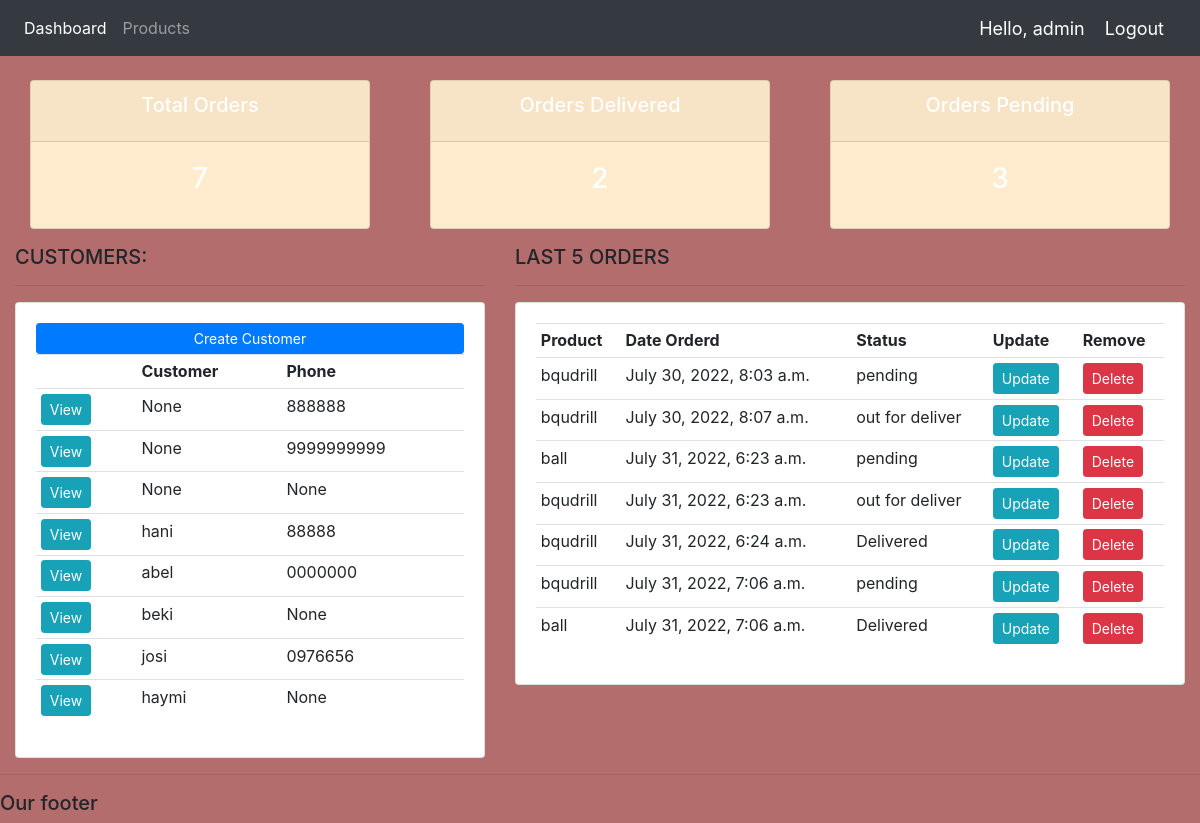
Screenshot of / (signed in) with the database file from the repository.
### accounts/models.py (models this page shows, shortened)
class Customer(models.Model):
    user = models.OneToOneField(User,null=True,blank=True, on_delete=models.CASCADE)
    name =  models.CharField(max_length=255 ,null =True)
    phone =  models.CharField(max_length=255,null =True)
    email =  models.CharField(max_length=255,null =True)
    image = models.ImageField(default='default.png',upload_to = 'profile.pics')
    date_created = models.DateTimeField(auto_now_add =True ,null =True)

class Order(models.Model):
    STATUS = (
        ('pending' , 'pending'),
        ('out for deliver' , 'out for deliver'),
        ('Delivered' , 'Delivered'),
    )
    customer = models.ForeignKey(Customer , null =True, on_delete = models.SET_NULL)
    product = models.ForeignKey(Product , null =True, on_delete = models.SET_NULL)
    date_created = models.DateTimeField(auto_now_add =True ,null =True)
    status = models.CharField(max_length=255,null =True ,choices = STATUS)
    note = models.CharField(max_length=255,null =True )

class Product(models.Model):
    CATEGORY = (
        ('indoor' ,'indoor'),
        ('outdoor' ,'outdoor'),
    )
    name = models.CharField(max_length=255 ,null =True)
    price =  models.FloatField(max_length=255,null =True)
    category =  models.CharField(max_length=255,null =True,choices = CATEGORY)
    description =  models.CharField(max_length=255,null =True, blank=True)
    date_created = models.DateTimeField(auto_now_add =True ,null =True)
    tags = models.ManyToManyField(Tag)
    def __str__ (self):
        return self.name

### accounts/decorators.py (the view)
        def wrapper_func(request, *args ,**kwargs):
            group = None
            if request.user.groups.exists():
                group = request.user.groups.all()[0].name
            if group =='customer':
                return redirect('user')
            if group =='admin':
                return view_func(request, *args ,**kwargs)

### accounts/views.py (called while the page is built)
@login_required(login_url="login")
@admin_only
def HomeView(request):
        orders = Order.objects.all()
        customers =Customer.objects.all()
        total_customer = customers.count()
        total_orders = orders.count()
        deliverd = orders.filter(status ="Delivered").count()
        pending = orders.filter(status = "pending").count()
        context = {'orders':orders,'customers':customers,'total_orders':total_orders,'deliverd':deliverd ,'pending':pending}
        return render(request , "dashboard.html",context)

### templates/dashboard.html
{%  extends 'main.html' %}
{% block content %}
{%  include 'status.html' %}
<br>
<div class="row">
	<div class="col-md-5">
		<h5>CUSTOMERS:</h5>
		<hr>
		<div class="card card-body">
			<a class="btn btn-primary  btn-sm btn-block" href="">Create Customer</a>
			<table class="table table-sm">
				<tr>
					<th></th>
					<th>Customer</th>
					<th>Phone</th>
				</tr>
				{% for customer in customers %}
					<tr>
                        <td><a class="btn btn-sm btn-info" href="{% url 'customer' customer.id %}">View</a></td>
						<td>{{customer.name}}</td>
						<td>{{customer.phone}}</td>
					</tr>
				{% endfor %}
			</table>
		</div>
	</div>
	<div class="col-md-7">
		<h5>LAST 5 ORDERS</h5>
		<hr>
		<div class="card card-body">
			<table class="table table-sm">
				<tr>
					<th>Product</th>
					<th>Date Orderd</th>
					<th>Status</th>
					<th>Update</th>
					<th>Remove</th>
				</tr>
				{% for order in orders %}
					<tr>
						<td>{{order.product}}</td>
						<td>{{order.date_created}}</td>
						<td>{{order.status}}</td>
						<td><a class="btn btn-sm btn-info"  href="{% url 'update' order.id %}" >Update</a></td>
						<td><a class="btn btn-sm btn-danger"href="{% url 'delete' order.id %}">Delete</a></td>
					</tr>
				{% endfor %}
			</table>
		</div>
	</div>
</div>
{% endblock %}

### templates/navbar.html (shortened to what this page needs)
{% load static %}
<nav class="navbar navbar-expand-lg navbar-dark bg-dark">
  <div class="collapse navbar-collapse" id="navbarNav">
    <ul class="navbar-nav">
      {% if request.user.is_staff %}
      <li class="nav-item active">
        <a class="nav-link" href="{% url 'home' %}">Dashboard</a>
      </li>
      <li class="nav-item">
        <a class="nav-link" href="{%url 'product' %}">Products</a>
      </li>
    </ul>
    {% else %}
      <li class="nav-item">
        <a class="nav-link" href="{% url 'account' %}">Settings</a>
      </li>
    {%endif%}
  </div>
  <span class="hello-msg">Hello, {{request.user}}</span>
  <span ><a  class="hello-msg" href="{% url 'logout' %}">Logout</a></span>
</nav>

### static/css/main.css (style rules this page uses)
body { background-color: rgb(179, 109, 109); }

### templates/navbar.html (style rules this page uses)
.hello-msg { font-size: 18px; color: #fff; margin-right: 20px; }

### rows the page displays
Customer: name "None", phone "888888"
Customer: name "None", phone "9999999999"
Customer: name "None", phone "None"
Customer: name "hani", phone "88888"
Customer: name "abel", phone "0000000"
Customer: name "beki", phone "None"
Customer: name "josi", phone "0976656"
Customer: name "haymi", phone "None"
Order: product "bqudrill", date_created "July 30, 2022, 8:03 a.m.", status "pending"
Order: product "bqudrill", date_created "July 30, 2022, 8:07 a.m.", status "out for deliver"
Order: product "ball", date_created "July 31, 2022, 6:23 a.m.", status "pending"
Order: product "bqudrill", date_created "July 31, 2022, 6:23 a.m.", status "out for deliver"
Order: product "bqudrill", date_created "July 31, 2022, 6:24 a.m.", status "Delivered"
Order: product "bqudrill", date_created "July 31, 2022, 7:06 a.m.", status "pending"
Order: product "ball", date_created "July 31, 2022, 7:06 a.m.", status "Delivered"

### other values shown
{{ request.user }} "admin"
